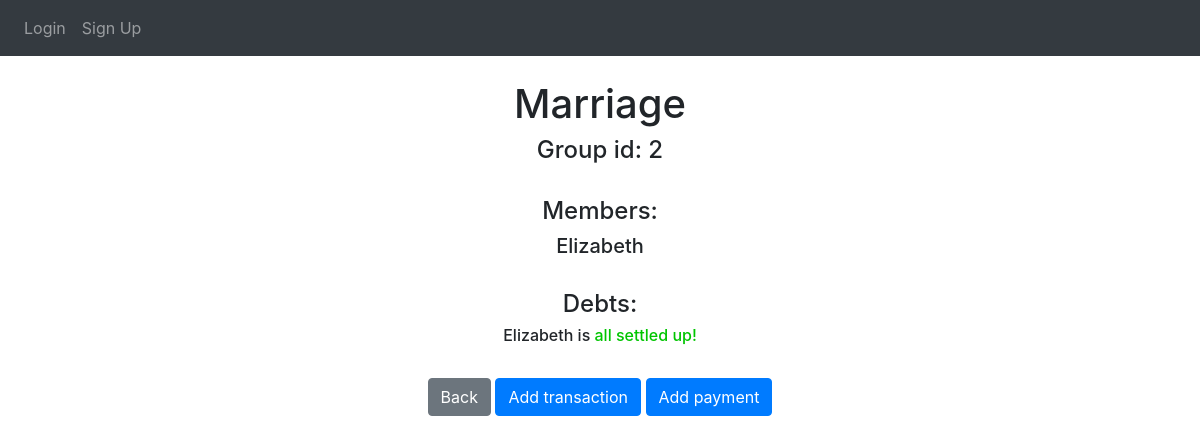
/mygroup?groupID=2, run on an earlier commit of the app's database.
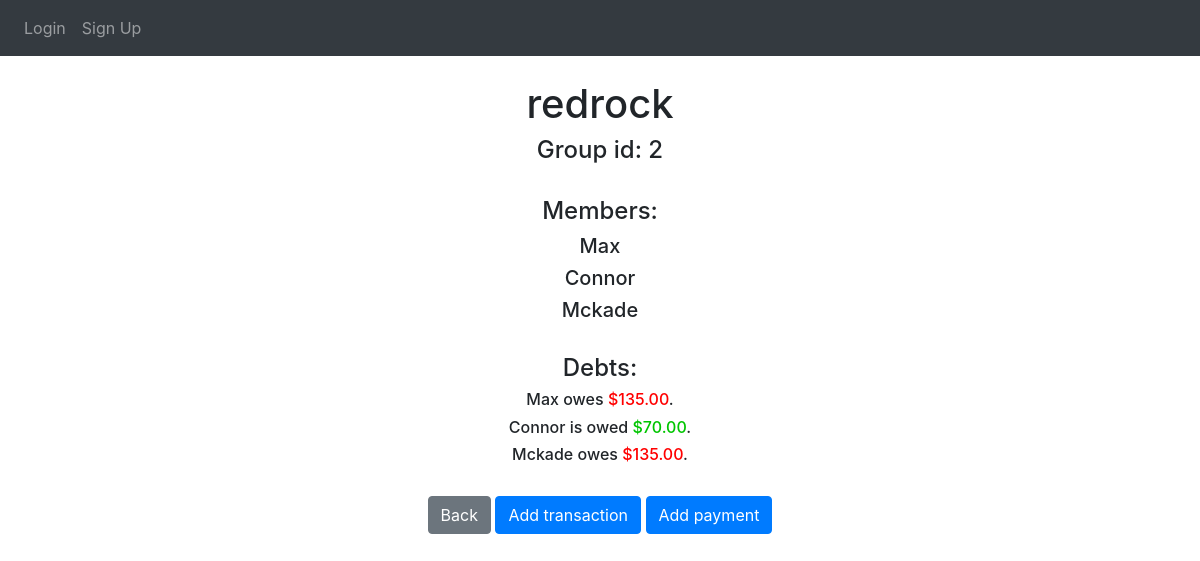
And on a later commit of the database.
### website/models.py (models this page shows, shortened)
class Group(db.Model):
    id = db.Column(db.Integer, primary_key=True)
    admin_id = db.Column(db.Integer)
    group_name = db.Column(db.String(30), nullable=False)
    date_created = db.Column(db.DateTime(timezone=True), default=func.now())
    transactions = db.relationship('Transaction')
    payments = db.relationship('Payment')
    def calculate_debts(self, member):
        total_paid = 0
        total_borrowed = 0
        for transaction in self.transactions:
            if transaction.payer_id == member.id:
                total_paid += transaction.amount
            total_borrowed += (transaction.amount / len(self.members))
        for payment in self.payments:
            if payment.payer_id == member.id:
                total_paid += payment.amount
            if payment.recipient_id == member.id:
                total_borrowed += payment.amount
        overall = total_paid - total_borrowed
        return_list = [overall]
        if overall == 0:
            return_list.append(0)
        elif overall < 0:
            return_list.append(-1)
        elif overall > 0:
            return_list.append(1)
        return_list[0] = "{:,.2f}".format(abs(overall))
        return return_list

class User(db.Model, UserMixin):
    id = db.Column(db.Integer, primary_key=True)
    username = db.Column(db.String(200), nullable=False)
    email = db.Column(db.String(150), unique=True)
    password = db.Column(db.String(150))
    date_created = db.Column(db.DateTime(timezone=True), default=func.now())
    groups = db.relationship('Group', secondary=group_member, backref="members")

class Transaction(db.Model):
    id = db.Column(db.Integer, primary_key=True)
    group_id = db.Column(db.Integer, db.ForeignKey('group.id'))
    payer_id = db.Column(db.Integer, nullable=False)
    creator_id = db.Column(db.Integer, nullable=False)
    amount = db.Column(db.Float, nullable=False)
    description = db.Column(db.String(300), nullable=False)
    date_created = db.Column(db.DateTime(timezone=True), default=func.now())

### website/views.py (the view)
@views.route('mygroup', methods=["GET", "POST"])
def show_group():
    if request.method == "GET":
        group_id = request.args['groupID']
        group = Group.query.filter_by(id=group_id).first()
        return render_template("group.html", user=current_user, group=group)
    else:
        return "Use a get request"

### website/templates/group.html
{% extends "base.html" %} {% block title %}Home{% endblock %} {% block content %}
<div class="container" align="center">
  <br><h1 align="center">{{ group.group_name }}</h1>
  <h4>Group id: {{ group.id }}</h4><br>
  <h4>Members:</h4>
  {% for member in group.members %}
  <h5>{{ member.username }}</h5>
  {% endfor %}<br>
  <h4>Debts:</h4>
  {% for member in group.members %}
    {% if group.calculate_debts(member)[1] == 0 %}
      <h6>{{member.username}} is <span style="color: rgb(0, 197, 0);">all settled up!</span></h6>
    {% endif %}
    {% if group.calculate_debts(member)[1] == 1 %}
      <h6>{{member.username}} is owed <span style="color: rgb(0, 197, 0);">${{ group.calculate_debts(member)[0] }}</span>.</h6>
    {% endif %}
    {% if group.calculate_debts(member)[1] == -1 %}
      <h6>{{member.username}} owes <span style="color: red;">${{ group.calculate_debts(member)[0] }}</span>.</h6>
    {% endif %}
  {% endfor %}<br>
  <a class="btn btn-secondary" href="/" role="button">Back</a>
  <a class="btn btn-primary" href="/add-transaction" role="button">Add transaction</a>
  <a class="btn btn-primary" href="/add-payment" role="button">Add payment</a>
</div>
{% endblock %}

What changed in the data, as far as the page shows it:
no longer on this page (row edited): User: username "Elizabeth"
changed Group id 2: group_name "Marriage" → "redrock"
added User: username "Max"
now on this page (row edited): User: username "Connor"
added User: username "Mckade"
now on this page (row edited): Transaction: amount.amount "135.00", amount.amount "70.00"
